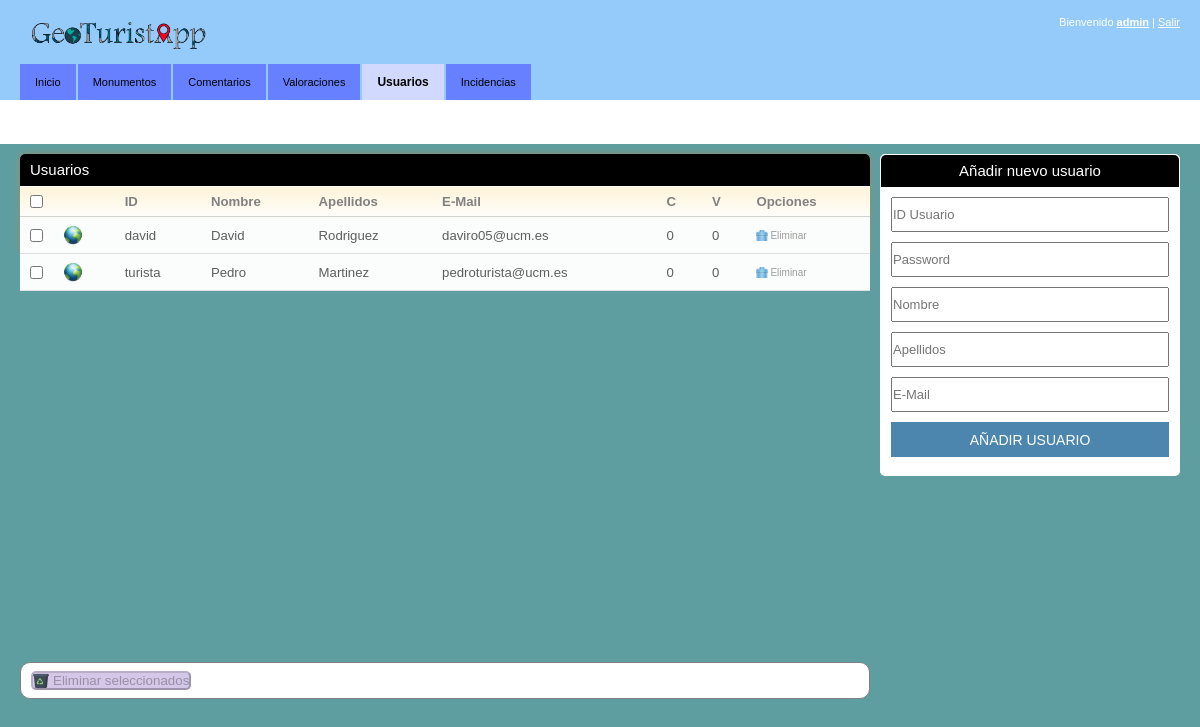
The app's page /inicio.php?id=usuarios (signed in) with its own data.
### tables this page shows
CREATE TABLE `usuarios` (
  `id_usuario` varchar(40) NOT NULL,
  `nombre` varchar(40) NOT NULL,
  `apellidos` varchar(40) NOT NULL,
  `password` varchar(40) NOT NULL,
  `email` varchar(40) NOT NULL,
  `comentarios` int(11) NOT NULL,
  `visitas` int(11) NOT NULL,
  `img_perfil` varchar(200) NOT NULL
);

### funciones_BD.php (the view, shortened to what this page needs)
<?php
function obtener_usuarios($conexion){
	$usuarios = mysqli_query($conexion,"SELECT * FROM usuarios");
	if($usuarios){
		while($fila = mysqli_fetch_array($usuarios))
		{
			echo "<tr>
				<td><input type='checkbox' name='usu_sel[]' class='lugares_sel' value='$fila[id_usuario]'/></td>
				<td><img class='img_perfil' src='./multimedia/img_perfiles/$fila[img_perfil]'></td>
				<td>$fila[id_usuario]</td>
				<td>$fila[nombre]</td>
				<td>$fila[apellidos]</td>
				<td>$fila[email]</td>
				<td>$fila[comentarios]</td>
				<td>$fila[visitas]</td>
				<td><a href='inicio.php?id=usuarios&eliminar=$fila[id_usuario]' class='ico del' onclick='return confirmar()'>Eliminar</a>
			</tr>";
		}
	}
}
?>

### css/style_inicio.css (style rules this page uses)
* { padding:0; margin:0; outline:0; }
body { background:cadetblue; font-family: Verdana, sans-serif; font-size:11px; line-height:14px; color:#5e5e5e; }
input, textarea, select { font-family: Verdana, sans-serif; font-size:13px; }
a { text-decoration: underline; cursor:pointer; }
.table td { background:#fbfcfc; border-bottom:solid 1px #e0e0e0; padding:8px 10px; }
a.ico { color:#9d9c9a; font-size:10px; text-decoration: none; padding:0 0 0 14px; background-repeat:no-repeat; background-position:0 0; }
a.del { background-image:url(../img/del.gif) }
.img_perfil { width: 20px; }

### records on screen
usuarios: img_perfil (picture), id_usuario "david", nombre "David", apellidos "Rodriguez", email "daviro05@ucm.es", comentarios "0", visitas "0"
usuarios: img_perfil (picture), id_usuario "turista", nombre "Pedro", apellidos "Martinez", email "pedroturista@ucm.es", comentarios "0", visitas "0"

### other values on screen
$_SESSION['usuario'] "admin"
